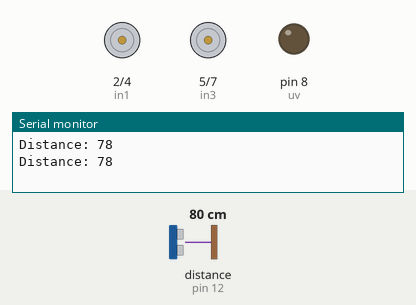
Bench run of a sketch on a simulated Arduino Uno, built with avr-gcc and run on an emulated ATmega328P. Parts: motor-driver pin pairs drawn as motors (green arrow = first pin HIGH = forward, orange = second pin HIGH = backward, longer = more drive, scaled by the enable pin), output pins drawn as LEDs (lit = HIGH), the last lines printed to the serial monitor. Wiring (inferred from the names in the program): ultrasonic range finder: trigger pin 13; echo pin 12. The inputs (shaded band) are chosen by the test bench; at power-on: distance to the obstacle (sensor on pin 12) 80 cm. The echo pulse lasts 58.3 µs per cm; pins used as bus, display or sensor lines are not drawn.

Above: at 1.8 s.
1.9 s: distance to the obstacle (sensor on pin 12) set to 5 cm
3.4 s: distance to the obstacle (sensor on pin 12) set to 2 cm
At 4.7 s:
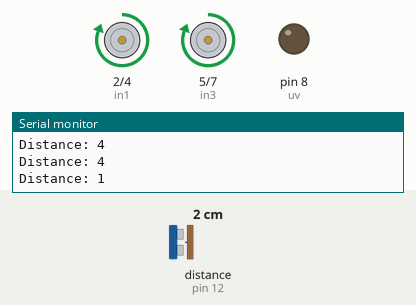
At 14.7 s:
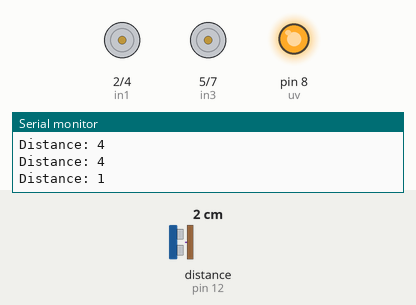
Timing chart, 0 to 56.5 s (numbered marks = the images above; inputs shaded):
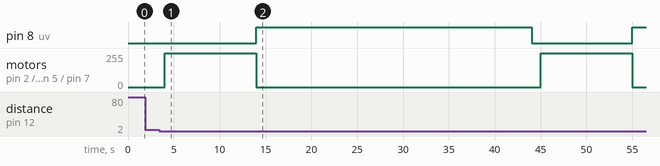

Measured:
- the behaviour switches between 4 and 3 cm on distance to the obstacle (sensor on pin 12) (found by bisection; images 0 and 1)
- after the input at 3.4 s, pin 8 (uv): LOW → HIGH after 10.6 s, → LOW 30.0 s later, → HIGH 11.0 s later; motor on pin 2 (in1) / pin 4 (in2), motor on pin 5 (in3) / pin 7 (in4): alternates forward 255/255 for 10.0 s and stopped for 31.0 s, starting after 0.61 s

The sketch:

source_code.ino
```cpp
#define trig 13 //Pin Ultrasonic sensor
#define echo 12

#define uv 8 //Pin หลอดไฟUV

#define in1 2 //Pin motor A (move forwards)
#define in2 4 //Pin motor A (move backwards)
#define enA 3 //Pin motor A (speed control)

#define in3 5 //Pin motor B (move forwards)
#define in4 7 //Pin motor B (move backwards)
#define enB 6 //Pin motor B (speed control)

long duration;
int distance;

void setup() {
  pinMode(trig,OUTPUT);
  pinMode(echo,INPUT);
  pinMode(uv,OUTPUT);
  pinMode(in1,OUTPUT);
  pinMode(in2,OUTPUT);
  pinMode(enA,OUTPUT);
  pinMode(in3,OUTPUT);
  pinMode(in4,OUTPUT);
  pinMode(enB,OUTPUT);
  Serial.begin(9600);
}

void loop() {
  digitalWrite(trig,LOW); //เคลียร์ค่าขา trig
  delayMicroseconds(2);

  digitalWrite(trig,HIGH); //ขา trig ส่งคลื่นเสียงออกไป 10 ไมโครวินาที
  delayMicroseconds(10);
  digitalWrite(trig,LOW);

  duration = pulseIn(echo,HIGH); //ขา echo จับเวลาที่คลื่นเสียงเดินทางมากระทบ
  distance = (duration*0.034)/2; //คำนวณระยะทาง

  Serial.print("Distance: ");
  Serial.println(distance);

  if(distance < 3)
  {
    digitalWrite(in1,HIGH); //หุ่นยนต์เดินหน้าเป็นเวลา 10 วินาที
    digitalWrite(in2,LOW);
    digitalWrite(in3,HIGH);
    digitalWrite(in4,LOW);
    digitalWrite(enA,100);
    digitalWrite(enB,100);
    delay(10000);

    digitalWrite(in1,LOW); //หุ่นยนต์หยุดเคลื่อนที่
    digitalWrite(in2,LOW);
    digitalWrite(in3,LOW);
    digitalWrite(in4,LOW);
    digitalWrite(enA,0);
    digitalWrite(enB,0);

    digitalWrite(uv,HIGH); //หลอดไฟUVเปิดเป็นเวลา 30 วินาที
    delay(30000);
    digitalWrite(uv,LOW);
    delay(1000);
  }
  else {
    digitalWrite(in1,LOW); //หุ่นยนต์ไม่ทำงาน
    digitalWrite(in2,LOW);
    digitalWrite(in3,LOW);
    digitalWrite(in4,LOW);
    digitalWrite(enA,0);
    digitalWrite(enB,0);

    digitalWrite(uv,LOW);
    delay(1000);
  }
}
```
